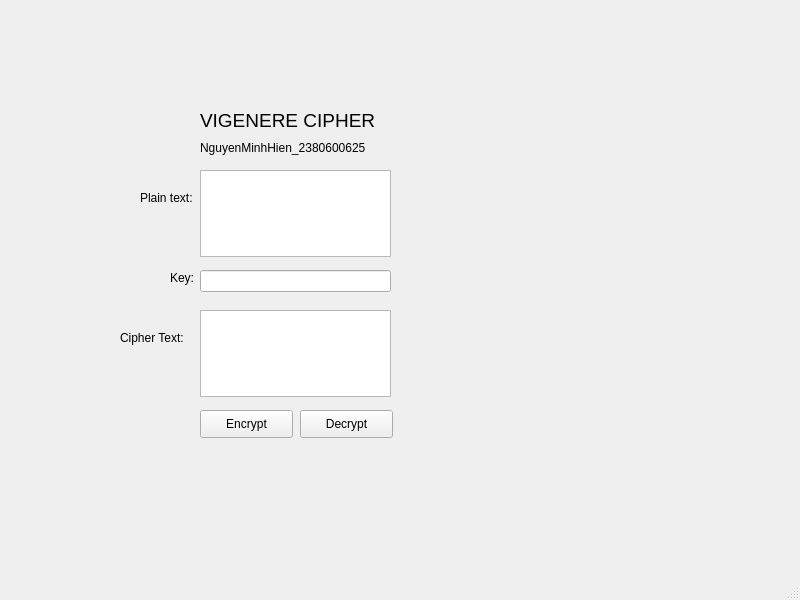
<?xml version="1.0" encoding="UTF-8"?>
<ui version="4.0">
 <class>MainWindow</class>
 <widget class="QMainWindow" name="MainWindow">
  <property name="geometry">
   <rect>
    <x>0</x>
    <y>0</y>
    <width>800</width>
    <height>600</height>
   </rect>
  </property>
  <property name="windowTitle">
   <string>MainWindow</string>
  </property>
  <widget class="QWidget" name="centralwidget">
   <widget class="QLabel" name="label_4">
    <property name="geometry">
     <rect>
      <x>170</x>
      <y>270</y>
      <width>55</width>
      <height>16</height>
     </rect>
    </property>
    <property name="text">
     <string>Key:</string>
    </property>
   </widget>
   <widget class="QLabel" name="label">
    <property name="geometry">
     <rect>
      <x>200</x>
      <y>100</y>
      <width>251</width>
      <height>41</height>
     </rect>
    </property>
    <property name="font">
     <font>
      <pointsize>14</pointsize>
     </font>
    </property>
    <property name="text">
     <string>VIGENERE CIPHER</string>
    </property>
   </widget>
   <widget class="QLabel" name="label_3">
    <property name="geometry">
     <rect>
      <x>140</x>
      <y>190</y>
      <width>55</width>
      <height>16</height>
     </rect>
    </property>
    <property name="text">
     <string>Plain text:</string>
    </property>
   </widget>
   <widget class="QTextEdit" name="txt_cipher_text">
    <property name="geometry">
     <rect>
      <x>200</x>
      <y>310</y>
      <width>191</width>
      <height>87</height>
     </rect>
    </property>
   </widget>
   <widget class="QTextEdit" name="txt_plain_text">
    <property name="geometry">
     <rect>
      <x>200</x>
      <y>170</y>
      <width>191</width>
      <height>87</height>
     </rect>
    </property>
   </widget>
   <widget class="QLabel" name="label_5">
    <property name="geometry">
     <rect>
      <x>120</x>
      <y>330</y>
      <width>101</width>
      <height>16</height>
     </rect>
    </property>
    <property name="text">
     <string>Cipher Text:</string>
    </property>
   </widget>
   <widget class="QLabel" name="label_2">
    <property name="geometry">
     <rect>
      <x>200</x>
      <y>140</y>
      <width>221</width>
      <height>16</height>
     </rect>
    </property>
    <property name="text">
     <string>NguyenMinhHien_2380600625</string>
    </property>
   </widget>
   <widget class="QPushButton" name="btn_encrypt">
    <property name="geometry">
     <rect>
      <x>200</x>
      <y>410</y>
      <width>93</width>
      <height>28</height>
     </rect>
    </property>
    <property name="text">
     <string>Encrypt</string>
    </property>
   </widget>
   <widget class="QPushButton" name="btn_decrypt">
    <property name="geometry">
     <rect>
      <x>300</x>
      <y>410</y>
      <width>93</width>
      <height>28</height>
     </rect>
    </property>
    <property name="text">
     <string>Decrypt</string>
    </property>
   </widget>
   <widget class="QLineEdit" name="txt_key">
    <property name="geometry">
     <rect>
      <x>200</x>
      <y>270</y>
      <width>191</width>
      <height>22</height>
     </rect>
    </property>
   </widget>
  </widget>
  <widget class="QMenuBar" name="menubar">
   <property name="geometry">
    <rect>
     <x>0</x>
     <y>0</y>
     <width>800</width>
     <height>26</height>
    </rect>
   </property>
  </widget>
  <widget class="QStatusBar" name="statusbar"/>
 </widget>
 <resources/>
 <connections/>
</ui>
